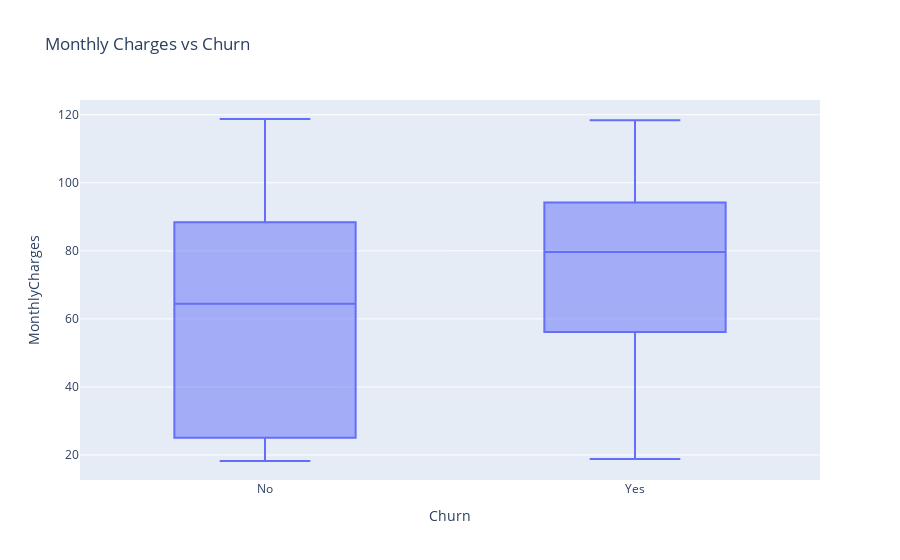

Source (notebook cell):
### Code cell
fig = px.box(df, x="Churn", y="MonthlyCharges", title="Monthly Charges vs Churn")

fig.show()

### Figure 1 — Plotly figure (JSON) as saved in the notebook; plotly's stock layout.template omitted (floating-point values rounded to 4 significant figures; data arrays with more than 128 entries replaced by an {"elided": "..."} marker saying what was removed)
{"data": [{"alignmentgroup": "True", "hovertemplate": "Churn=%{x}<br>MonthlyCharges=%{y}<extra></extra>", "legendgroup": "", "marker": {"color": "#636efa"}, "name": "", "notched": false, "offsetgroup": "", "orientation": "v", "showlegend": false, "type": "box", "x": {"elided": "7043 str values"}, "x0": " ", "xaxis": "x", "y": {"elided": "7043 float values"}, "y0": " ", "yaxis": "y"}], "layout": {"boxmode": "group", "legend": {"tracegroupgap": 0}, "title": {"text": "Monthly Charges vs Churn"}, "xaxis": {"anchor": "y", "domain": [0, 1], "title": {"text": "Churn"}}, "yaxis": {"anchor": "x", "domain": [0, 1], "title": {"text": "MonthlyCharges"}}}}
